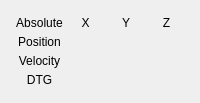
            <widget class="QWidget" name="dro_page_1">
             <layout class="QVBoxLayout" name="verticalLayout_7">
              <item>
               <widget class="QWidget" name="gridWidget" native="true">
                <layout class="QGridLayout" name="gridLayout">
                 <property name="leftMargin">
                  <number>5</number>
                 </property>
                 <property name="topMargin">
                  <number>5</number>
                 </property>
                 <property name="rightMargin">
                  <number>5</number>
                 </property>
                 <property name="bottomMargin">
                  <number>5</number>
                 </property>
                 <property name="spacing">
                  <number>5</number>
                 </property>
                 <item row="0" column="0">
                  <widget class="QLabel" name="label_36">
                   <property name="text">
                    <string>Absolute</string>
                   </property>
                   <property name="alignment">
                    <set>Qt::AlignCenter</set>
                   </property>
                  </widget>
                 </item>
                 <item row="3" column="2">
                  <widget class="StatusLabel" name="statuslabel_5">
                   <property name="alignment">
                    <set>Qt::AlignCenter</set>
                   </property>
                   <property name="rules" stdset="0">
                    <string>[{&quot;channels&quot;: [{&quot;url&quot;: &quot;status:joint.1.velocity&quot;, &quot;trigger&quot;: true}], &quot;property&quot;: &quot;Text&quot;, &quot;expression&quot;: &quot;'{:.1f}'.format(ch[0]*60)&quot;, &quot;name&quot;: &quot;New Rule&quot;}]</string>
                   </property>
                  </widget>
                 </item>
                 <item row="1" column="1">
                  <widget class="StatusLabel" name="statuslabel">
                   <property name="alignment">
                    <set>Qt::AlignCenter</set>
                   </property>
                   <property name="rules" stdset="0">
                    <string>[{&quot;channels&quot;: [{&quot;url&quot;: &quot;position:abs?string&amp;axis=x&quot;, &quot;trigger&quot;: true}], &quot;property&quot;: &quot;Text&quot;, &quot;expression&quot;: &quot;ch[0]&quot;, &quot;name&quot;: &quot;New Rule&quot;}]</string>
                   </property>
                  </widget>
                 </item>
                 <item row="3" column="1">
                  <widget class="StatusLabel" name="statuslabel_4">
                   <property name="alignment">
                    <set>Qt::AlignCenter</set>
                   </property>
                   <property name="rules" stdset="0">
                    <string>[{&quot;channels&quot;: [{&quot;url&quot;: &quot;status:joint.0.velocity&quot;, &quot;trigger&quot;: true}], &quot;property&quot;: &quot;Text&quot;, &quot;expression&quot;: &quot;'{:.1f}'.format(ch[0]*60)&quot;, &quot;name&quot;: &quot;New Rule&quot;}]</string>
                   </property>
                  </widget>
                 </item>
                 <item row="0" column="1">
                  <widget class="QLabel" name="label">
                   <property name="text">
                    <string>X</string>
                   </property>
                   <property name="alignment">
                    <set>Qt::AlignCenter</set>
                   </property>
                  </widget>
                 </item>
                 <item row="1" column="2">
                  <widget class="StatusLabel" name="statuslabel_2">
                   <property name="alignment">
                    <set>Qt::AlignCenter</set>
                   </property>
                   <property name="rules" stdset="0">
                    <string>[{&quot;channels&quot;: [{&quot;url&quot;: &quot;position:abs?string&amp;axis=y&quot;, &quot;trigger&quot;: true}], &quot;property&quot;: &quot;Text&quot;, &quot;expression&quot;: &quot;ch[0]&quot;, &quot;name&quot;: &quot;New Rule&quot;}]</string>
                   </property>
                  </widget>
                 </item>
                 <item row="0" column="2">
                  <widget class="QLabel" name="label_2">
                   <property name="text">
                    <string>Y</string>
                   </property>
                   <property name="alignment">
                    <set>Qt::AlignCenter</set>
                   </property>
                  </widget>
                 </item>
                 <item row="3" column="3">
                  <widget class="StatusLabel" name="statuslabel_6">
                   <property name="alignment">
                    <set>Qt::AlignCenter</set>
                   </property>
                   <property name="rules" stdset="0">
                    <string>[{&quot;channels&quot;: [{&quot;url&quot;: &quot;status:joint.2.velocity&quot;, &quot;trigger&quot;: true}], &quot;property&quot;: &quot;Text&quot;, &quot;expression&quot;: &quot;'{:.1f}'.format(ch[0]*60)&quot;, &quot;name&quot;: &quot;New Rule&quot;}]</string>
                   </property>
                  </widget>
                 </item>
                 <item row="1" column="3">
                  <widget class="StatusLabel" name="statuslabel_3">
                   <property name="alignment">
                    <set>Qt::AlignCenter</set>
                   </property>
                   <property name="rules" stdset="0">
                    <string>[{&quot;channels&quot;: [{&quot;url&quot;: &quot;position:abs?string&amp;axis=z&quot;, &quot;trigger&quot;: true}], &quot;property&quot;: &quot;Text&quot;, &quot;expression&quot;: &quot;ch[0]&quot;, &quot;name&quot;: &quot;New Rule&quot;}]</string>
                   </property>
                  </widget>
                 </item>
                 <item row="0" column="3">
                  <widget class="QLabel" name="label_3">
                   <property name="text">
                    <string>Z</string>
                   </property>
                   <property name="alignment">
                    <set>Qt::AlignCenter</set>
                   </property>
                  </widget>
                 </item>
                 <item row="1" column="0">
                  <widget class="QLabel" name="label_23">
                   <property name="text">
                    <string>Position</string>
                   </property>
                   <property name="alignment">
                    <set>Qt::AlignCenter</set>
                   </property>
                  </widget>
                 </item>
                 <item row="3" column="0">
                  <widget class="QLabel" name="label_24">
                   <property name="text">
                    <string>Velocity</string>
                   </property>
                   <property name="alignment">
                    <set>Qt::AlignCenter</set>
                   </property>
                  </widget>
                 </item>
                 <item row="4" column="0">
                  <widget class="QLabel" name="label_41">
                   <property name="text">
                    <string>DTG</string>
                   </property>
                   <property name="alignment">
                    <set>Qt::AlignCenter</set>
                   </property>
                  </widget>
                 </item>
                 <item row="4" column="1">
                  <widget class="StatusLabel" name="statuslabel_31">
                   <property name="alignment">
                    <set>Qt::AlignCenter</set>
                   </property>
                   <property name="rules" stdset="0">
                    <string>[{&quot;channels&quot;: [{&quot;url&quot;: &quot;position:dtg?string&amp;axis=x&quot;, &quot;trigger&quot;: true}], &quot;property&quot;: &quot;Text&quot;, &quot;expression&quot;: &quot;ch[0]&quot;, &quot;name&quot;: &quot;New Rule&quot;}]</string>
                   </property>
                  </widget>
                 </item>
                 <item row="4" column="2">
                  <widget class="StatusLabel" name="statuslabel_32">
                   <property name="alignment">
                    <set>Qt::AlignCenter</set>
                   </property>
                   <property name="rules" stdset="0">
                    <string>[{&quot;channels&quot;: [{&quot;url&quot;: &quot;position:dtg?string&amp;axis=y&quot;, &quot;trigger&quot;: true}], &quot;property&quot;: &quot;Text&quot;, &quot;expression&quot;: &quot;ch[0]&quot;, &quot;name&quot;: &quot;New Rule&quot;}]</string>
                   </property>
                  </widget>
                 </item>
                 <item row="4" column="3">
                  <widget class="StatusLabel" name="statuslabel_33">
                   <property name="alignment">
                    <set>Qt::AlignCenter</set>
                   </property>
                   <property name="rules" stdset="0">
                    <string>[{&quot;channels&quot;: [{&quot;url&quot;: &quot;position:dtg?string&amp;axis=z&quot;, &quot;trigger&quot;: true}], &quot;property&quot;: &quot;Text&quot;, &quot;expression&quot;: &quot;ch[0]&quot;, &quot;name&quot;: &quot;New Rule&quot;}]</string>
                   </property>
                  </widget>
                 </item>
                </layout>
               </widget>
              </item>
             </layout>
            </widget>
